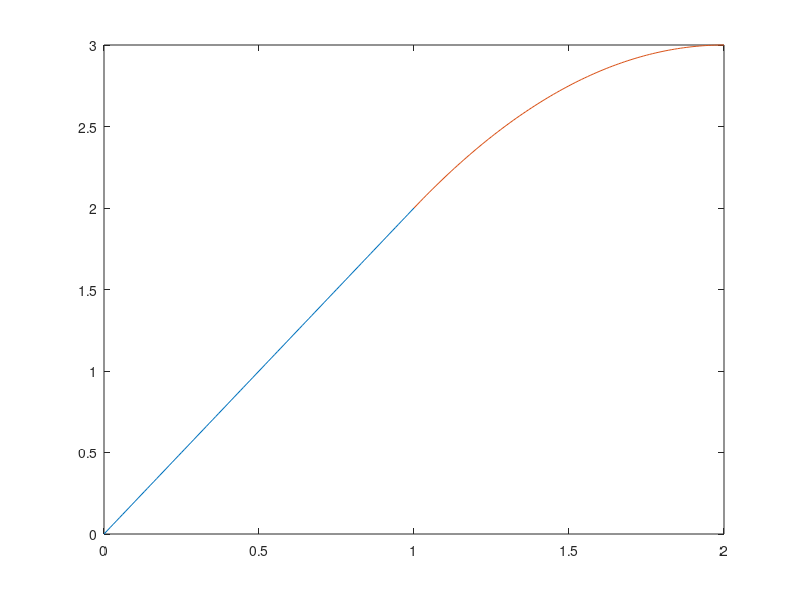

MATLAB code to generate this figure:
x = [0:0.01:1];

a1 = 0;
b1 = 2;
c1 = 0;

% a1 x2 + b1 x + c1

y1 = a1 * x.^2 + b1 * x + c1;

plot(x,y1)
hold on
%-----------------
x = [1:0.01:2];

a1 = -1;
b1 = 4;
c1 = -1;

% a1 x2 + b1 x + c1

y2 = a1 * x.^2 + b1 * x + c1;

plot(x,y2)

